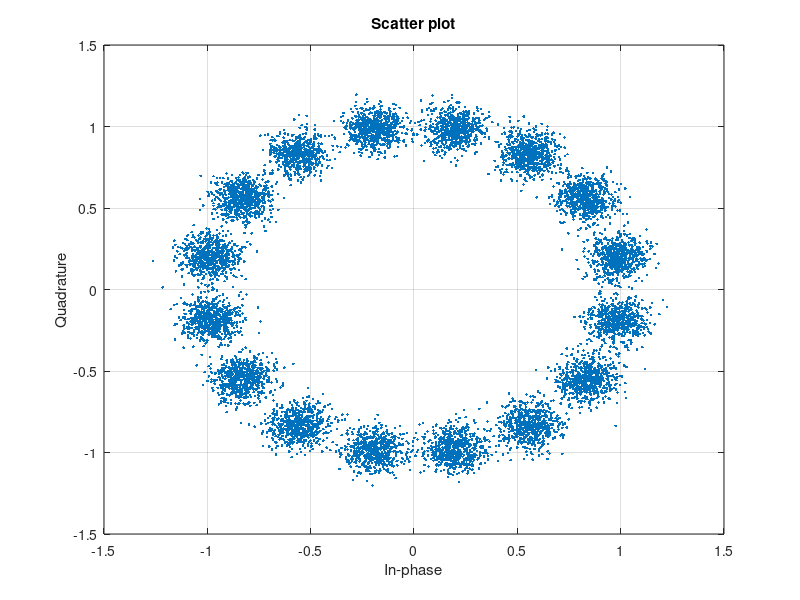

Write the MATLAB code that produced this figure. (Note: this script raises an error after producing the figure.)
close all; clear;

N=512;
nullpos = [];
delta_c = 31.250e3; % subcarrier_spacing in Hz
prefix_redundancy = 0.0655; % 6.55%
OF = 2;
Lc = round(prefix_redundancy * N);

% random QPSK data symbols to modulate with OFDM
rng(2025);                              % Set seed for reproducibility
M = 16;
dataSymbols = randi([0 M-1], 10000, 1); % Generate 10000 random QPSK symbols (0, 1, 2, 3)
txSig = pskmod(dataSymbols, M, pi/M); % QPSK modulation
scatterplot(awgn(txSig,20));
hold on; grid on;

data = txSig.';

[x, u, w] = OFDMmod(data, N, Lc, OF, nullpos);

dem_data = OFDMdem(x, N, Lc, OF, ones(N,1), nullpos);

% gráfico de constelación
scatter(real(dem_data), imag(dem_data));
legend('Transmitted 16 QAM', 'Received 16 QAM', 'Location', 'best');
title('16-QAM Constellation: Transmitted vs Received');
xlabel('In-Phase');
ylabel('Quadrature');